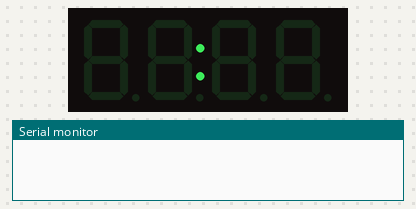
The sketch below on a simulated ESP32. Shown: 4-digit seven-segment display, the last lines printed to the serial monitor.

Above: at 0.1 s.
At 4.3 s:
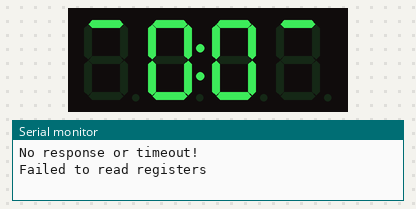
At 4.9 s:
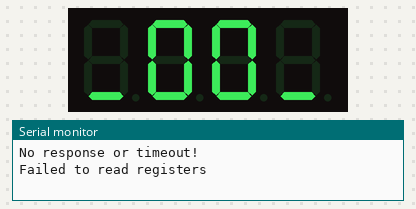
At 5.4 s:
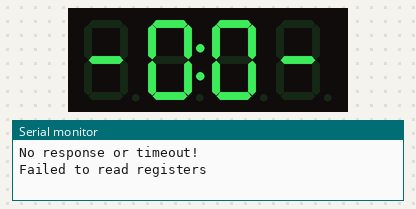

Measured:
- by itself, everything shown: repeats every 3.3 s, in 3 steps
- what the display in image 1 shows lasts 0.5 s, from 4.3 s to 4.8 s
- what the display in image 3 shows lasts 2.3 s, from 5.3 s to 7.6 s

The sketch:

RES_MODBUS_V1.3.ino
```cpp
#include "RES.h"
#include "TM1637_Display.h"

// Define the pins for TM1637
const int CLK = 19;  // CLK pin to D5 on TM1637
const int DIO = 18;  // DIO pin to D7 on TM1637

// Create a display object
TM1637Display display(CLK, DIO);

/*
index 0 = Thermostat State ( 0 - 1)
1 = Fan Button (0 - 2)
2 = Setting Button( 0-2)
3 = Set Temperature (value divided by 100 to get float )
4 = Not Used
5 = Minutes time (0-60)
6 = Hour time (0- 23)
7 = Not Used
8 = Live Temperature (value divided by 100 to get float )
9 = Thermostat Output (0-1)
*/

#define DEBUG true
#define MODBUS true
#define CANBUS  false

// #ifndef
// endif


const int Firmware = 0;

uint16_t calculateCRC16(uint8_t *data, uint16_t length) {
  uint16_t crc = 0xFFFF;
  for (uint16_t i = 0; i < length; i++) {
    crc ^= data[i];
    for (uint8_t j = 0; j < 8; j++) {
      if (crc & 0x0001) {
        crc >>= 1;
        crc ^= 0xA001;
      } else {
        crc >>= 1;
      }
    }
  }
  return crc;
}

void sendModbusRequest(uint8_t slaveId, uint8_t functionCode, uint16_t startAddress, uint16_t registerCount) {
  uint8_t request[8];
  request[0] = slaveId;
  request[1] = functionCode;
  request[2] = startAddress >> 8;
  request[3] = startAddress & 0xFF;
  request[4] = registerCount >> 8;
  request[5] = registerCount & 0xFF;
  uint16_t crc = calculateCRC16(request, 6);
  request[6] = crc & 0xFF;
  request[7] = crc >> 8;
  RS485Serial.write(request, sizeof(request));
}

bool readModbusResponse(uint8_t *response, uint16_t length) {
  uint32_t timeout = millis() + 1500;
  uint16_t index = 0;
  while (millis() < timeout) {
    if (RS485Serial.available()) {
      response[index++] = RS485Serial.read();
      if (index >= length) {
        return true;
      }
    }
  }
  return false;
}

bool readHoldingRegisters(uint8_t slaveId, uint16_t startAddress, uint16_t registerCount, uint16_t *buffer) {
  digitalWrite(RS485_DE_RE_PIN, HIGH);  // Set DE/RE pin high for transmit mode
  sendModbusRequest(slaveId, MODBUS_FUNCTION_READ_HOLDING_REGISTERS, startAddress, registerCount);
  RS485Serial.flush();                 // Ensure all data is sent
  digitalWrite(RS485_DE_RE_PIN, LOW);  // Set DE/RE pin low for receive mod
  uint8_t response[5 + 2 * registerCount];
  delay(250);
  if (readModbusResponse(response, sizeof(response))) {
    uint16_t crc = (response[sizeof(response) - 1] << 8) | response[sizeof(response) - 2];
    if (calculateCRC16(response, sizeof(response) - 2) == crc) {
      for (int i = 0; i < registerCount; i++) {
        buffer[i] = (response[3 + i * 2] << 8) | response[4 + i * 2];
      }
      return true;
    } else {
      Serial.println("CRC error!");
    }
  } else {
    Serial.println("No response or timeout!");
  }
  return false;
}

void setup() {
  Serial.begin(115200);
  RS485Serial.begin(MODBUS_BAUD_RATE, SERIAL_8N1, RS485_RX_PIN, RS485_TX_PIN);
  pinMode(RS485_DE_RE_PIN, OUTPUT);
  digitalWrite(RS485_DE_RE_PIN, LOW);  // Set DE/RE pin low for receive mode
  // Initialize the display
  display.setBrightness(0x0a);  // set the brightness (0x00 to 0x0f)

  // Test display by showing '8888'
  uint8_t segs_7[] = { 0x00, 0x80, 0x00, 0x00 };  // Turn on DP on digit 3
  display.setSegments(segs_7);
  delay(500);
  delay(2000);
}

void loop() {


  if (readHoldingRegisters(MODBUS_SLAVE_ID, MODBUS_REGISTER_ADDRESS, MODBUS_REGISTER_COUNT, registers)) {
    for (int i = 0; i < MODBUS_REGISTER_COUNT; i++) {
      Serial.print("Register ");
      Serial.print(MODBUS_REGISTER_ADDRESS + i);
      Serial.print(": ");
      Serial.println(registers[i]);
    }
  } else {
    Serial.println("Failed to read registers");
  }

  uint8_t segs[] = { 0x1, display.encodeDigit(registers[8] / 100) | 0x80, display.encodeDigit((registers[8] / 10) % 10), 0x01 };
  display.setSegments(segs);
  delay(500);

  uint8_t segs_1[] = { 0x8, display.encodeDigit(registers[8] / 100), display.encodeDigit((registers[8] / 10) % 10), 0x08 };
  display.setSegments(segs_1);
  delay(500);

  uint8_t segs_2[] = { 0x40, display.encodeDigit(registers[8] / 100) | 0x80, display.encodeDigit((registers[8] / 10) % 10), 0x40 };
  display.setSegments(segs_2);
  delay(500);

  // delay(2000);
}
```

RES.h
```cpp
// Define modbus parameters and vaiables
#define MODBUS_SLAVE_ID 0x01
#define MODBUS_FUNCTION_READ_HOLDING_REGISTERS 0x03
#define MODBUS_REGISTER_ADDRESS 0x0000
#define MODBUS_REGISTER_COUNT 10
#define MODBUS_BAUD_RATE 9600
#define RS485_TX_PIN 17
#define RS485_RX_PIN 16
#define RS485_DE_RE_PIN 5  // DE and RE pins tied together and connected to GPIO 5
HardwareSerial RS485Serial(1);
uint16_t registers[MODBUS_REGISTER_COUNT];


// float Te
// int Mode = 0;
```
